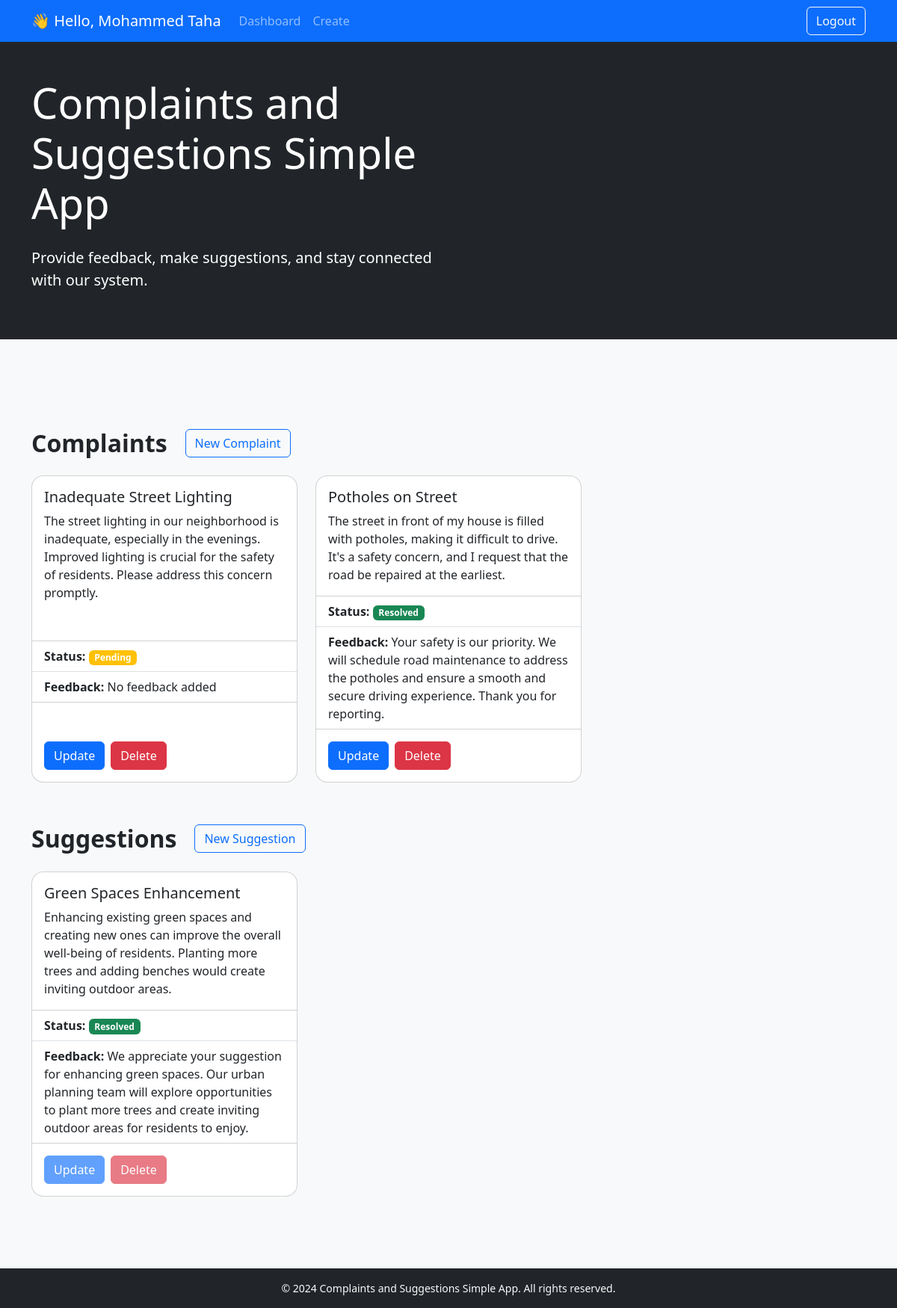
The app's page /src/index.php (signed in) with its own data.
### tables this page shows
CREATE TABLE `users` (
  `id` int(11) NOT NULL,
  `username` varchar(255) NOT NULL,
  `full_name` varchar(255) NOT NULL,
  `password` varchar(255) NOT NULL,
  `user_type` enum('admin','user') NOT NULL DEFAULT 'user'
);

CREATE TABLE `complaints` (
  `id` int(11) NOT NULL,
  `user_id` int(11) NOT NULL,
  `title` varchar(255) NOT NULL,
  `description` varchar(500) NOT NULL,
  `status` tinyint(4) NOT NULL DEFAULT 0,
  `feedback` varchar(500) DEFAULT NULL
);

CREATE TABLE `suggestions` (
  `id` int(11) NOT NULL,
  `user_id` int(11) NOT NULL,
  `title` varchar(255) NOT NULL,
  `description` text NOT NULL,
  `status` tinyint(4) NOT NULL DEFAULT 0,
  `feedback` varchar(500) DEFAULT NULL
);

### src/core/functions.php (called while the page is built, shortened)
<?php
function getUserId()
{
    return $_SESSION['user_id'];
}
function getUserType()
{
    return $_SESSION['user_type'];
}
function getFullNameById($user_id, $mysqli)
{
    try {
        $query = "SELECT `full_name` FROM `users` WHERE `id` = ?";
        $stmt = $mysqli->prepare($query);
        $stmt->bind_param('i', $user_id);
        $stmt->execute();
        $result = $stmt->get_result();
        $user = $result->fetch_assoc();
        if ($user) {
            return $user['full_name'];
        } else {
            return "User not found";
        }
    } catch (mysqli_sql_exception $e) {
        die("Error: " . $e->getMessage());
    }
}
function getComplaintsByUser($mysqli)
{
    try {
        $user_id = $_SESSION['user_id'];
        $query = "SELECT * FROM `complaints` WHERE `user_id` = ? ORDER BY `id` DESC";
        $stmt = $mysqli->prepare($query);
        $stmt->bind_param('i', $user_id);
        $stmt->execute();
        $result = $stmt->get_result();
        $complaints = [];
        while ($row = $result->fetch_assoc()) {
            $complaints[] = $row;
        }
        return $complaints;
    } catch (Exception $e) {
        die("Error: " . $e->getMessage());
    }
}
function getSuggestionsByUser($mysqli)
{
    try {
        $user_id = $_SESSION['user_id'];
        $stmt = $mysqli->prepare("SELECT * FROM `suggestions` WHERE `user_id` = ? ORDER BY `id` DESC");
        $stmt->bind_param('i', $user_id);
        $stmt->execute();
        $result = $stmt->get_result();
        $suggestions = $result->fetch_all(MYSQLI_ASSOC);
        return $suggestions;
    } catch (mysqli_sql_exception $e) {
        die("Error: " . $e->getMessage());
    }
}

### src/templates/components/complaints-cards.php (the view, shortened to what this page needs)
<section class="mb-5">
    <div class="d-flex gap-4 align-items-center mb-4">
        <h2 class="mb-0 fw-bold">Complaints</h2>
        <?php if (getUserType() == 'user') : ?>
            <a href="templates/pages/create.php" class="btn btn-outline-primary">New Complaint</a>
        <?php endif; ?>
    </div>
    <div class="row row-cols-1 row-cols-md-2 row-cols-lg-3 g-4">
        <?php
        if (getUserType() == 'admin') {
            $complaints = getAllComplaints($mysqli);
        } else {
            $complaints = getComplaintsByUser($mysqli);
        }
        foreach ($complaints as $complaint) : ?>
            <div class="col mb-2">
                <div class="card d-flex flex-column h-100 border-gray rounded-4">
                    <div class="card-body">
                        <h5 class="card-title"><?php echo $complaint['title']; ?></h5>
                        <p class="card-text"><?php echo $complaint['description']; ?></p>
                    </div>
                    <ul class="list-group list-group-flush">
                        <li class="list-group-item border-top-0 border-start-0 border-end-0">
                            <strong>Status: </strong>
                            <span class="badge <?php echo $complaint['status'] ? 'bg-success text-white' : 'bg-warning text-white'; ?>">
                                <?php echo $complaint['status'] ? 'Resolved' : 'Pending'; ?>
                            </span>
                        </li>
                        <li class="list-group-item border-top-0 border-start-0 border-end-0">
                            <strong>Feedback: </strong>
                            <?php if ($complaint['feedback']) : ?>
                                <?php echo $complaint['feedback']; ?>
                            <?php else : ?>
                                No feedback added
                            <?php endif; ?>
                        </li>
                    </ul>
                    <div class="card-body d-flex align-items-end">
                        <?php if (getUserType() == 'user') : ?>
                            <a class="btn btn-primary me-2" href="templates/pages/update-complaint.php?id=<?php echo $complaint['id']; ?>">Update</a>
                            <button type="button" class="btn btn-danger" data-bs-toggle="modal" data-bs-target="#compDeleteModal<?php echo $complaint['id']; ?>">Delete</button>
                        <?php endif; ?>
                    </div>
                </div>
            </div>
        <?php endforeach; ?>
    </div>
</section>

### src/templates/components/navbar.php (shortened to what this page needs)
<?php
if ($navbar) :
    $user_id = getUserId();
?>
    <nav class="navbar sticky-top navbar-expand-lg navbar-dark bg-primary">
        <div class="container">
            <span class="navbar-brand text-capitalize"><?php echo '👋 Hello, ' . getFullNameById($user_id, $mysqli); ?></span>
            <div class="collapse navbar-collapse" id="navbarNavAltMarkup">
                <div class="navbar-nav">
                    <a class="nav-link" href="index.php">Dashboard</a>
                    <?php if (getUserType() == 'user') : ?>
                        <a class="nav-link"  href="templates/pages/create.php">Create</a>
                    <?php endif; ?>
                </div>
                <div class="navbar-nav ms-auto">
                    <a class="btn btn-outline-light" href="logout.php">Logout</a>
                </div>
            </div>
        </div>
    </nav>
<?php endif; ?>

### src/templates/components/suggestions-cards.php (shortened to what this page needs)
<section class="mb-5">
    <div class="d-flex gap-4 align-items-center mb-4">
        <h2 class="mb-0 fw-bold">Suggestions</h2>
        <?php if (getUserType() == 'user') : ?>
            <a href="templates/pages/create.php" class="btn btn-outline-primary">New Suggestion</a>
        <?php endif; ?>
    </div>
    <div class="row row-cols-1 row-cols-md-2 row-cols-lg-3 g-4">
        <?php
        if (getUserType() == 'admin') {
            $suggestions = getAllSuggestions($mysqli);
        } else {
            $suggestions = getSuggestionsByUser($mysqli);
        }
        foreach ($suggestions as $suggestion) : ?>
            <div class="col mb-4">
                <div class="card d-flex flex-column h-100 border-gray rounded-4">
                    <div class="card-body">
                        <h5 class="card-title"><?php echo $suggestion['title']; ?></h5>
                        <p class="card-text"><?php echo $suggestion['description']; ?></p>
                    </div>
                    <ul class="list-group list-group-flush">
                        <li class="list-group-item border-top-0 border-start-0 border-end-0">
                            <strong>Status: </strong>
                            <span class="badge <?php echo $suggestion['status'] ? 'bg-success text-white' : 'bg-warning text-white'; ?>">
                                <?php echo $suggestion['status'] ? 'Resolved' : 'Pending'; ?>
                            </span>
                        </li>
                        <li class="list-group-item border-top-0 border-start-0 border-end-0">
                            <strong>Feedback: </strong>
                            <?php if (isset($suggestion['feedback'])) : ?>
                                <?php echo $suggestion['feedback']; ?>
                            <?php else : ?>
                                No feedback added
                            <?php endif; ?>
                        </li>
                    </ul>
                    <div class="card-body d-flex align-items-end">
                        <?php if (getUserType() == 'user') : ?>
                            <?php if (!$suggestion['status']) : ?>
                                <a class="btn btn-primary me-2" href="templates/pages/update-suggestion.php?id=<?php echo $suggestion['id']; ?>">Update</a>
                                <button type="button" class="btn btn-danger" data-bs-toggle="modal" data-bs-target="#sugDeleteModal<?php echo $suggestion['id']; ?>">Delete</button>
                            <?php else : ?>
                                <button type="button" class="btn btn-primary me-2" disabled>Update</button>
                                <button type="button" class="btn btn-danger" disabled>Delete</button>
                            <?php endif; ?>
                        <?php endif; ?>
                    </div>
                </div>
            </div>
        <?php endforeach; ?>
    </div>
</section>

### records on screen
users: full_name "Mohammed Taha"
complaints: title "Inadequate Street Lighting", description "The street lighting in our neighborhood is inadequate, especially in the evenings. Improved lighting is crucial for the safety of residents. Please address this concern promptly.", status "Pending", shows "No feedback added"
complaints: title "Potholes on Street", description "The street in front of my house is filled with potholes, making it difficult to drive. It's a safety concern, and I request that the road be repaired at the earliest.", status "Resolved", feedback "Your safety is our priority. We will schedule road maintenance to address the potholes and ensure a smooth and secure driving experience. Thank you for reporting."
suggestions: title "Green Spaces Enhancement", description "Enhancing existing green spaces and creating new ones can improve the overall well-being of residents. Planting more trees and adding benches would create inviting outdoor areas.", status "Resolved", feedback "We appreciate your suggestion for enhancing green spaces. Our urban planning team will explore opportunities to plant more trees and create inviting outdoor areas for residents to enjoy."
